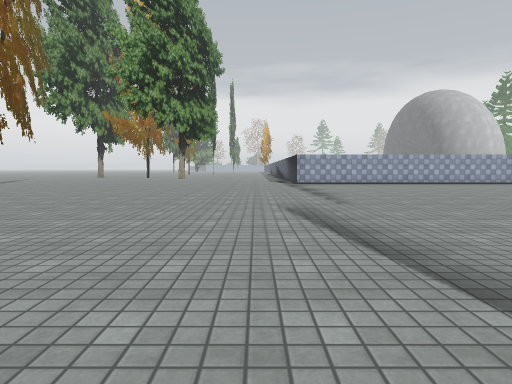
[1] (above)

21 first-person views from a walk through a 3-D level made in the Unity game engine. The camera is 1.2 m above the floor, tilts 4° down and sees 75° across. The floor is counted in squares, 2 m on a side. Each view is taken from the middle of a square. On the plan, view 1 faces up. The plan holds only what a view shows up to about 10 squares ahead; the rest is blank. The place goes on beyond the plan. The player is left out. Some animated figures are left out. Some surface patterns are stand-ins.

[2]
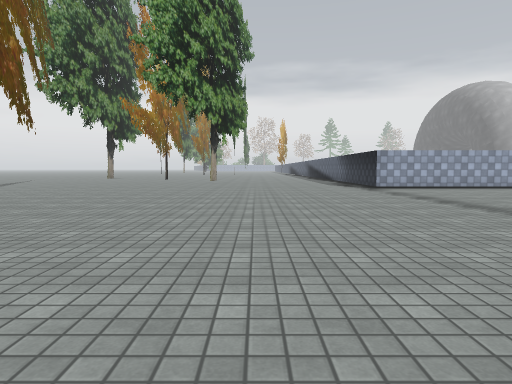

[3]
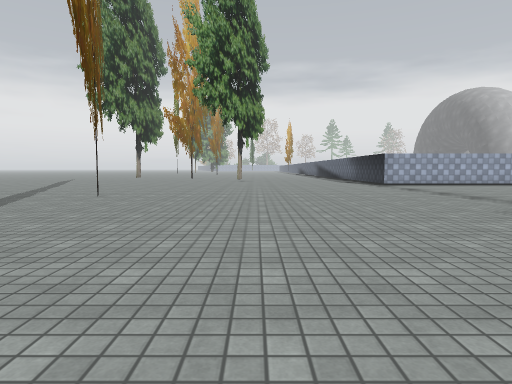

[4]
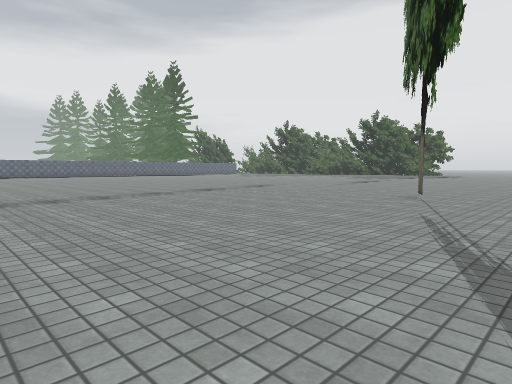

[5]
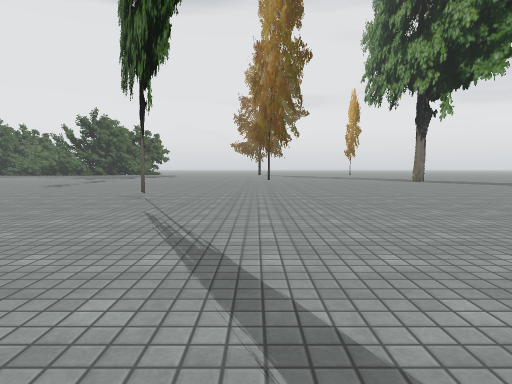

[6]
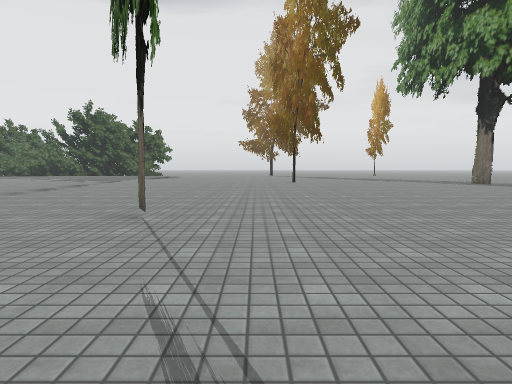

[7]
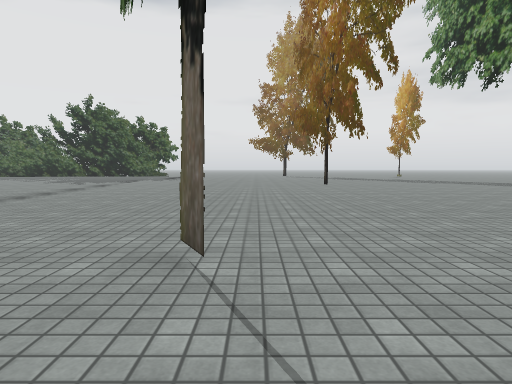

[8]
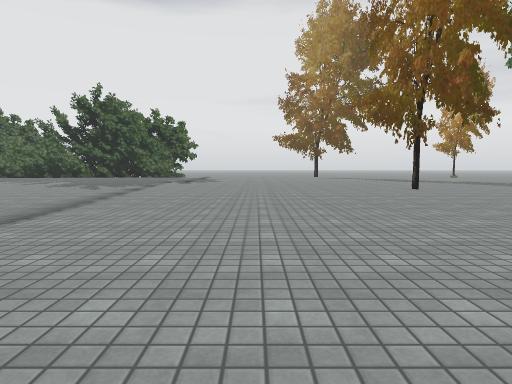

[9]
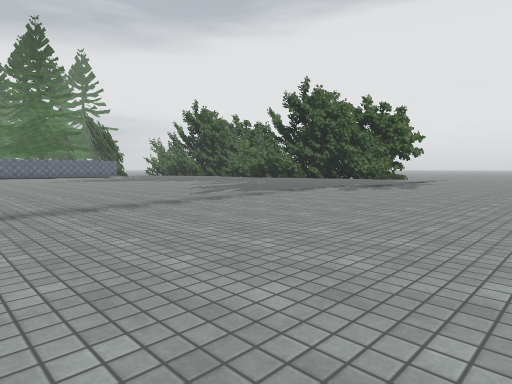

[10]
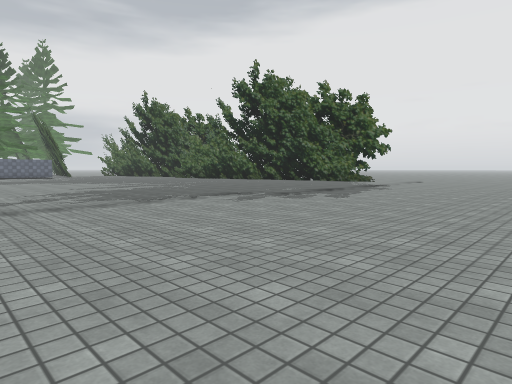

[11]
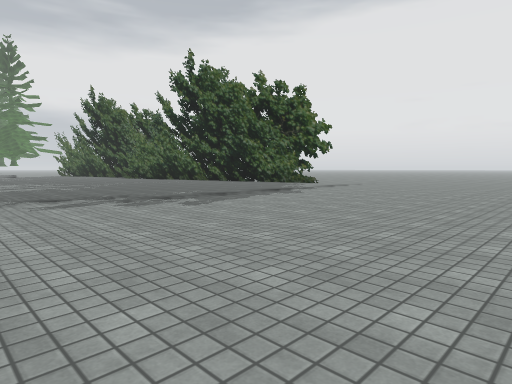

[12]
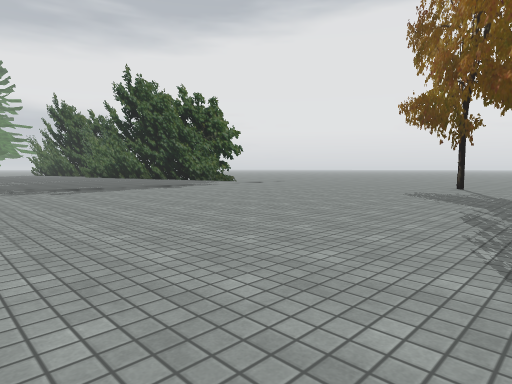

[13]
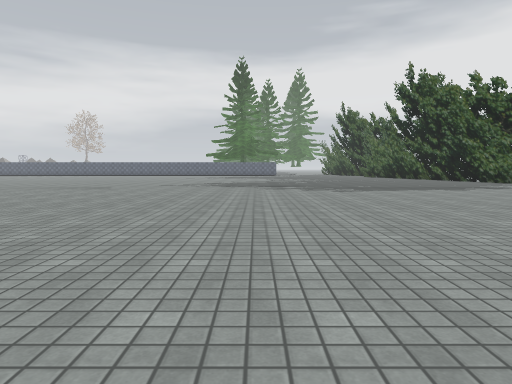

[14]
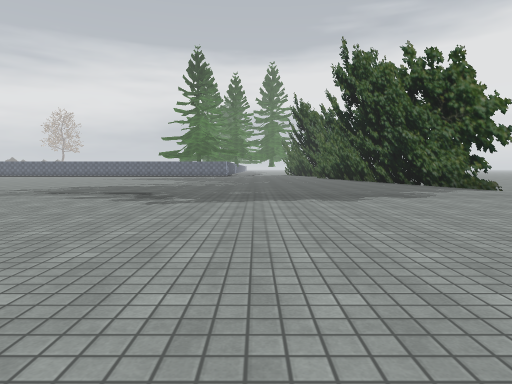

[15]
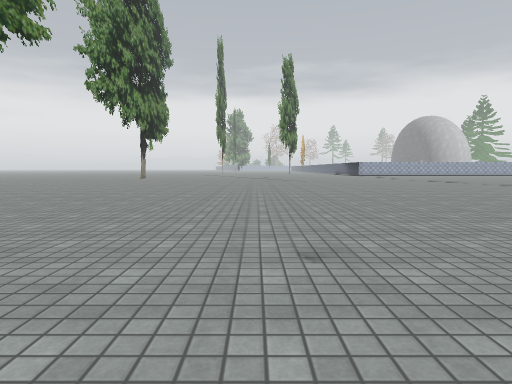

[16]
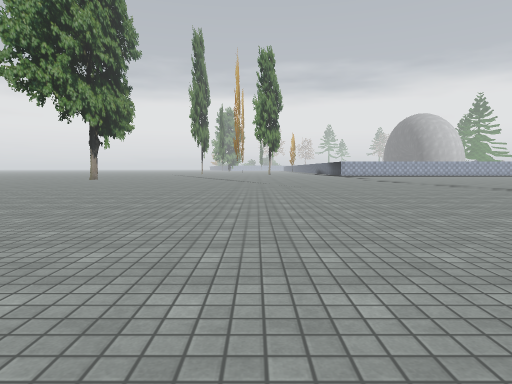

[17]
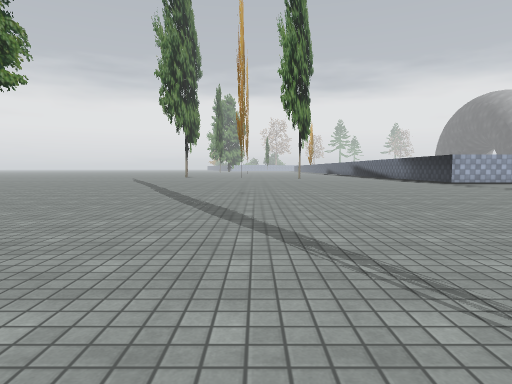

[18]
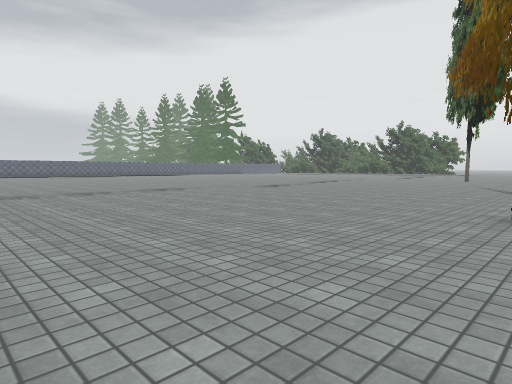

[19]
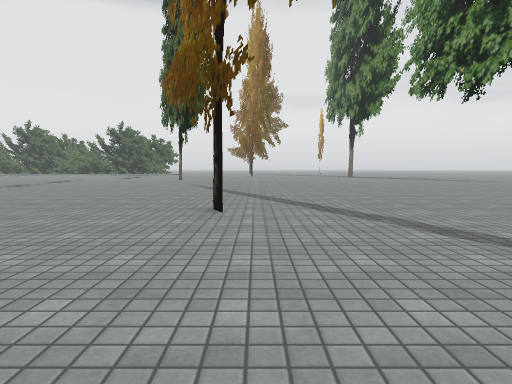

[20]
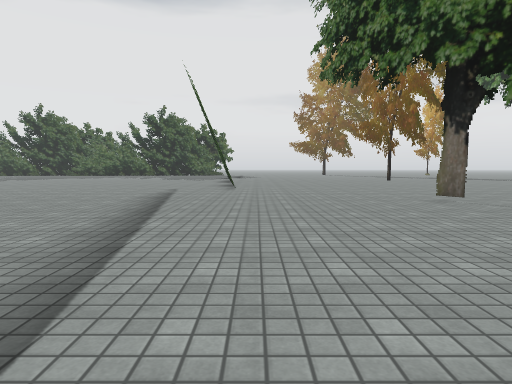

[21]
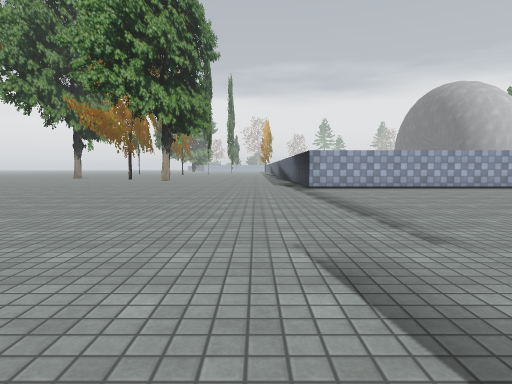

### Floor plan
Key: @ floor where view 1 was taken; # wall or solid block; . floor; = window, fence, low wall or low ledge.
Columns run from 9 left of view 1 to 8 right of it. Each row starts with its distance up from view 1.
 13   ..=.....=#######
 12 .=..=.....=......
 11 .=......=.=.....
 10 ..=......==......
  9 ..=......==......
  8 ...=.....==.....
  7 ...=.....===...
  6 ...=.....===...
  5 ....=.....=...
  4 ....=.....=...
  3 .....=....=....
  2 ...=......=....
  1 ....=.....=...
  0 ....=....@=..
 -1 .....=...===..
 -2 .....=...===...
 -3 ......=..===...
 -4 ......=...==....
 -5 .......=..==.....
 -6 .......=..==.....
 -7 ..........=.
 -8 ..........=.
 -9 .=........=.....
-10 .=........=......
-11 ..=.......=......
-12 ..=.......=.....
-13 ..=.......=.....
-14  ..=......=......
-15  ..=......==.....
-16 ..........==....
-17 ..........==....
-18 ..........==....
-19 ..........==...
-20 ..........==..
-21  .........=...
-22  .........=...
-23  .........=...
-24  .........=...

Where each view was taken, in squares from view 1:
view 1: 0 up, 0 right, facing up
view 2: 3 up, 2 left, facing up
view 3: 1 up, 3 left, facing up
view 4: 5 up, 6 left, facing down-right
view 5: 5 up, 6 left, facing down
view 6: 2 up, 5 left, facing down
view 7: 0 up, 4 left, facing down
view 8: 3 down, 2 left, facing down
view 9: 8 down, 4 left, facing down-right
view 10: 12 down, 4 left, facing down-right
view 11: 15 down, 5 left, facing down-right
view 12: 16 down, 9 left, facing down-right
view 13: 16 down, 9 left, facing right
view 14: 20 down, 6 left, facing right
view 15: 15 down, 7 left, facing up
view 16: 13 down, 5 left, facing up
view 17: 0 up, 6 left, facing up
view 18: 13 up, 7 left, facing down-right
view 19: 13 up, 7 left, facing down
view 20: 4 up, 0 right, facing down
view 21: 3 up, 0 right, facing up
